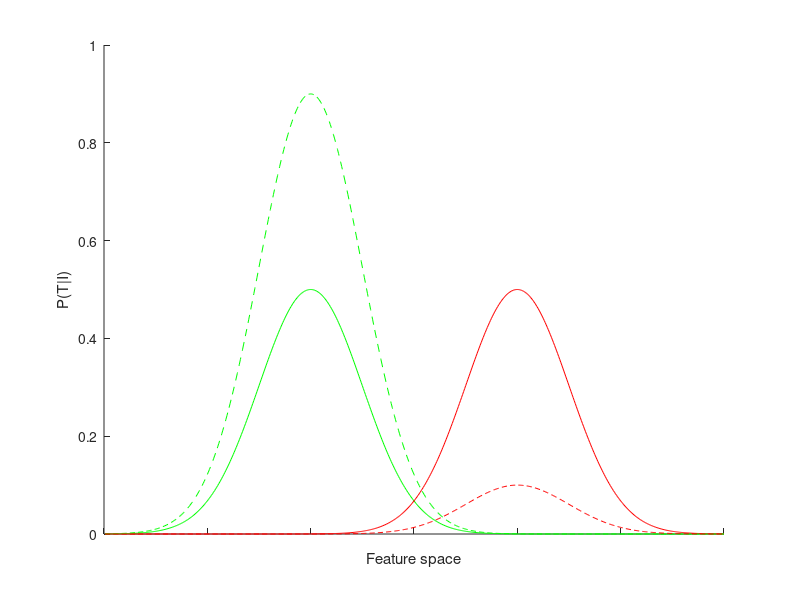

The MATLAB source for this figure:
close all
figure(1)
hold on
plot(1/2*gaussmf(1:600,[50 200]),'g')
plot(1/2*gaussmf(1:600,[50 400]),'r')
% ylim([0 1])
%set(gca,'YTick',0:0.2:1)
% hold off
% 
% figure(2)
hold on
plot(9/10*gaussmf(1:600,[50 200]),'--g')
plot(1/10*gaussmf(1:600,[50 400]),'--r')
ylim([0 1])
ylabel('P(T|I)')
xlabel('Feature space')
set(gca,'YTick',0:0.2:1)
set(gca,'XTickLabel',[])
hold off